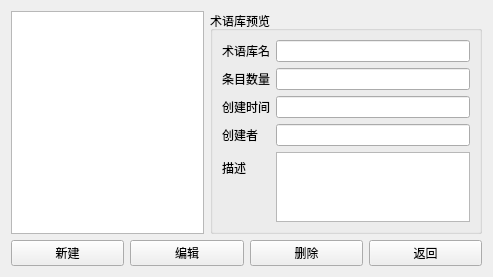
<?xml version="1.0" encoding="UTF-8"?>
<ui version="4.0">
 <class>Widget_Terminology_mangae</class>
 <widget class="QWidget" name="Widget_Terminology_mangae">
  <property name="geometry">
   <rect>
    <x>0</x>
    <y>0</y>
    <width>493</width>
    <height>242</height>
   </rect>
  </property>
  <property name="windowTitle">
   <string>Form</string>
  </property>
  <layout class="QVBoxLayout" name="verticalLayout">
   <item>
    <layout class="QHBoxLayout" name="horizontalLayout_2">
     <item>
      <widget class="QListView" name="listView_Terminologylist"/>
     </item>
     <item>
      <widget class="QGroupBox" name="groupBox_Terminologydescripte">
       <property name="title">
        <string>术语库预览</string>
       </property>
       <layout class="QFormLayout" name="formLayout">
        <item row="0" column="0">
         <widget class="QLabel" name="label_Terminologyname">
          <property name="text">
           <string>术语库名</string>
          </property>
         </widget>
        </item>
        <item row="0" column="1">
         <widget class="QLineEdit" name="lineEdit_Terminologyname"/>
        </item>
        <item row="1" column="0">
         <widget class="QLabel" name="label_Terminologynumber">
          <property name="text">
           <string>条目数量</string>
          </property>
         </widget>
        </item>
        <item row="1" column="1">
         <widget class="QLineEdit" name="lineEdit_Terminologynumber"/>
        </item>
        <item row="2" column="0">
         <widget class="QLabel" name="label_Terminologycreatetime">
          <property name="text">
           <string>创建时间</string>
          </property>
         </widget>
        </item>
        <item row="2" column="1">
         <widget class="QLineEdit" name="lineEdit_Terminologycreatetime"/>
        </item>
        <item row="3" column="0">
         <widget class="QLabel" name="label_owner">
          <property name="text">
           <string>创建者</string>
          </property>
         </widget>
        </item>
        <item row="3" column="1">
         <widget class="QLineEdit" name="lineEdit_owner"/>
        </item>
        <item row="4" column="0">
         <widget class="QLabel" name="label_Terminologydescription">
          <property name="text">
           <string>描述</string>
          </property>
         </widget>
        </item>
        <item row="4" column="1">
         <widget class="QTextEdit" name="textEdit_description"/>
        </item>
       </layout>
      </widget>
     </item>
    </layout>
   </item>
   <item>
    <layout class="QHBoxLayout" name="horizontalLayout">
     <item>
      <widget class="QPushButton" name="pushButton_createTerminology">
       <property name="text">
        <string>新建</string>
       </property>
      </widget>
     </item>
     <item>
      <widget class="QPushButton" name="pushButton_edit">
       <property name="text">
        <string>编辑</string>
       </property>
      </widget>
     </item>
     <item>
      <widget class="QPushButton" name="pushButton_deleteTerminology">
       <property name="text">
        <string>删除</string>
       </property>
      </widget>
     </item>
     <item>
      <widget class="QPushButton" name="pushButton">
       <property name="text">
        <string>返回</string>
       </property>
      </widget>
     </item>
    </layout>
   </item>
  </layout>
 </widget>
 <resources/>
 <connections/>
</ui>
